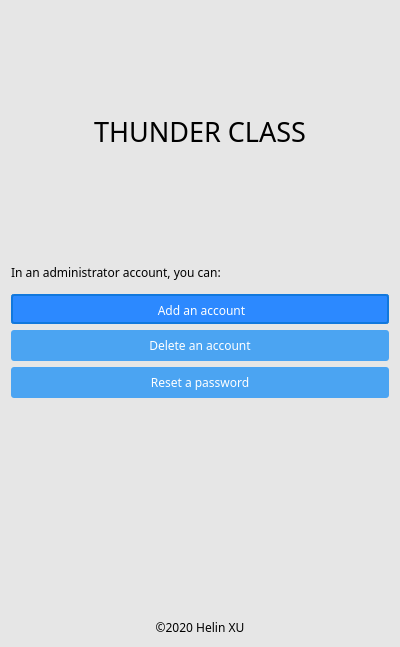
<?xml version="1.0" encoding="UTF-8"?>
<ui version="4.0">
 <class>AdminWindow</class>
 <widget class="QDialog" name="AdminWindow">
  <property name="geometry">
   <rect>
    <x>0</x>
    <y>0</y>
    <width>400</width>
    <height>647</height>
   </rect>
  </property>
  <property name="minimumSize">
   <size>
    <width>400</width>
    <height>647</height>
   </size>
  </property>
  <property name="maximumSize">
   <size>
    <width>400</width>
    <height>647</height>
   </size>
  </property>
  <property name="windowTitle">
   <string>Administrator</string>
  </property>
  <property name="styleSheet">
   <string notr="true">QWidget
{
	border-radius:3px;
}
QDialog{
background-color:rgb(230, 230, 230);
}
QLineEdit
{
    font: 25 9pt &quot;Microsoft JhengHei&quot;;
    background:white;
    padding-left:4px ;
    padding-top:4px ;
    border-bottom-left-radius:4px;
    border-bottom-right-radius:4px;
    border: 1.2px solid rgb(189 , 189, 189);
    border-top:transparent;
    
}
QLineEdit:hover
{
    font: 25 9pt &quot;Microsoft JhengHei&quot;;
    padding-top:0px ;
    border: 1px solid rgb(21 , 131 , 221);
}
QLineEdit:focus
{
    font: 25 9pt &quot;Microsoft JhengHei&quot;;
    padding-top:0px ;
    border: 1px solid rgb(21 , 131 , 221);
}

QPushButton
{
	font: 25 9pt &quot;Microsoft JhengHei&quot;;
    color:white;
    background-color:rgb(75,164,242);
    border-radius:3px;
}

QPushButton:hover
{
	font: 25 10pt &quot;Microsoft JhengHei&quot;;
    color:white;
    background-color:rgb(44 , 137 , 255);
	border-radius:5px;
}

QPushButton:pressed
{
	font: 25 11pt &quot;Microsoft JhengHei&quot;;
	border-radius:13px;
    color:white;
    background-color:rgb(14 , 135 , 228);
    padding-left:5px;
    padding-top:5px;
}

QPushButton:default
{
	font: 25 9pt &quot;Microsoft JhengHei&quot;;
	border-radius:3px;
    color:white;
    background-color:rgb(44 , 137 , 255);
    padding-left:3px;
    padding-top:3px;
    border: 2px solid rgb(17 , 120 , 221);
}

QPushButton:!enabled
{
	font: 25 9pt &quot;Microsoft JhengHei&quot;;
    color:white;
    background-color:rgb(200 , 200 , 200);
	border-radius:5px;
}
QRadioButton
{
    font: 25 9pt &quot;Microsoft JhengHei&quot;;
}
QLabel#TopImage
{
	border-radius:90px;
}
</string>
  </property>
  <layout class="QGridLayout" name="gridLayout">
   <item row="0" column="0">
    <widget class="QLabel" name="lblTitle">
     <property name="minimumSize">
      <size>
       <width>0</width>
       <height>240</height>
      </size>
     </property>
     <property name="maximumSize">
      <size>
       <width>500</width>
       <height>240</height>
      </size>
     </property>
     <property name="font">
      <font>
       <family>Microsoft JhengHei UI Light</family>
       <pointsize>20</pointsize>
      </font>
     </property>
     <property name="layoutDirection">
      <enum>Qt::LeftToRight</enum>
     </property>
     <property name="frameShadow">
      <enum>QFrame::Plain</enum>
     </property>
     <property name="text">
      <string>THUNDER CLASS</string>
     </property>
     <property name="textFormat">
      <enum>Qt::AutoText</enum>
     </property>
     <property name="alignment">
      <set>Qt::AlignCenter</set>
     </property>
     <property name="openExternalLinks">
      <bool>false</bool>
     </property>
    </widget>
   </item>
   <item row="1" column="0">
    <layout class="QVBoxLayout" name="verticalLayout" stretch="10,10,10,10,70">
     <item>
      <widget class="QLabel" name="label">
       <property name="font">
        <font>
         <family>Microsoft JhengHei</family>
        </font>
       </property>
       <property name="text">
        <string>In an administrator account, you can:</string>
       </property>
      </widget>
     </item>
     <item>
      <widget class="QPushButton" name="btnAdd">
       <property name="sizePolicy">
        <sizepolicy hsizetype="Minimum" vsizetype="Preferred">
         <horstretch>0</horstretch>
         <verstretch>0</verstretch>
        </sizepolicy>
       </property>
       <property name="font">
        <font>
         <family>Microsoft JhengHei</family>
         <pointsize>9</pointsize>
         <weight>3</weight>
         <italic>false</italic>
         <bold>false</bold>
        </font>
       </property>
       <property name="text">
        <string>Add an account</string>
       </property>
      </widget>
     </item>
     <item>
      <widget class="QPushButton" name="btnDel">
       <property name="sizePolicy">
        <sizepolicy hsizetype="Minimum" vsizetype="Preferred">
         <horstretch>0</horstretch>
         <verstretch>0</verstretch>
        </sizepolicy>
       </property>
       <property name="font">
        <font>
         <family>Microsoft JhengHei</family>
         <pointsize>9</pointsize>
         <weight>3</weight>
         <italic>false</italic>
         <bold>false</bold>
        </font>
       </property>
       <property name="text">
        <string>Delete an account</string>
       </property>
      </widget>
     </item>
     <item>
      <widget class="QPushButton" name="btnRes">
       <property name="sizePolicy">
        <sizepolicy hsizetype="Minimum" vsizetype="Preferred">
         <horstretch>0</horstretch>
         <verstretch>0</verstretch>
        </sizepolicy>
       </property>
       <property name="font">
        <font>
         <family>Microsoft JhengHei</family>
         <pointsize>9</pointsize>
         <weight>3</weight>
         <italic>false</italic>
         <bold>false</bold>
        </font>
       </property>
       <property name="text">
        <string>Reset a password</string>
       </property>
      </widget>
     </item>
     <item>
      <spacer name="verticalSpacer">
       <property name="orientation">
        <enum>Qt::Vertical</enum>
       </property>
       <property name="sizeHint" stdset="0">
        <size>
         <width>20</width>
         <height>40</height>
        </size>
       </property>
      </spacer>
     </item>
    </layout>
   </item>
   <item row="2" column="0">
    <widget class="QLabel" name="label_2">
     <property name="font">
      <font>
       <family>Microsoft JhengHei</family>
      </font>
     </property>
     <property name="text">
      <string>©️2020 Helin XU</string>
     </property>
     <property name="alignment">
      <set>Qt::AlignCenter</set>
     </property>
    </widget>
   </item>
  </layout>
 </widget>
 <resources/>
 <connections/>
</ui>
